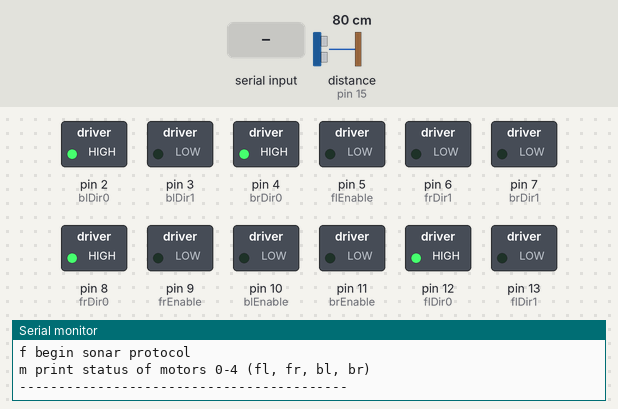
Simulated run of this sketch. Board: Arduino Uno, built with avr-gcc and run on an emulated ATmega328P. On the bench: switched loads named in the sketch (green lamp = pin HIGH), the last lines printed to the serial monitor. The test bench sets the inputs (shaded band); at power-on: distance to the obstacle (sensor on pin 15) 80 cm. The echo pulse lasts 58.3 µs per cm.

Above: at 1.4 s.
1.5 s: "7" received over Serial
At 1.9 s:
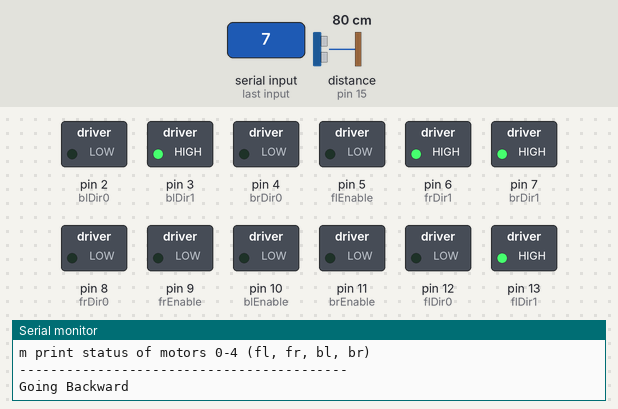
3.0 s: "0" received over Serial
At 4.2 s:
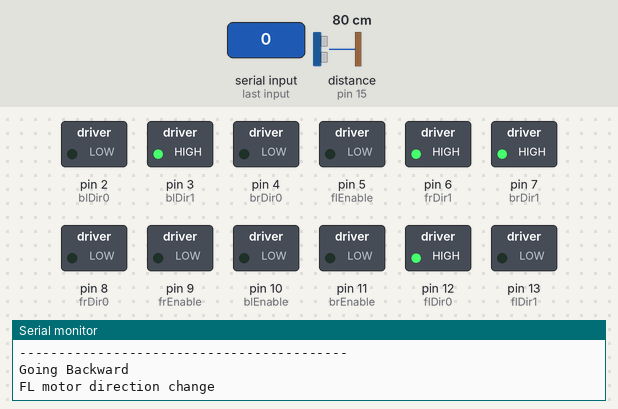
4.5 s: byte 102 ('f') received over Serial
At 5.4 s:
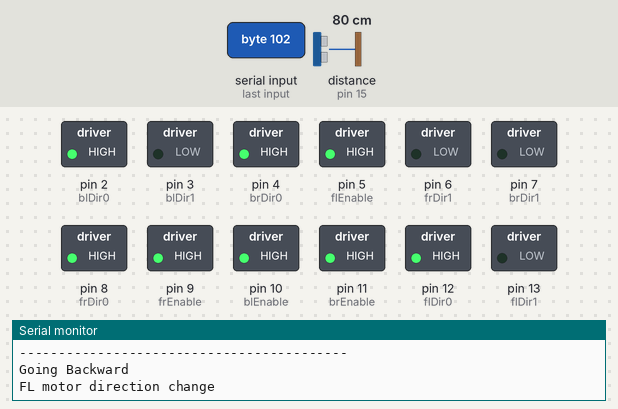
6.0 s: distance to the obstacle (sensor on pin 15) set to 2 cm
At 6.5 s:
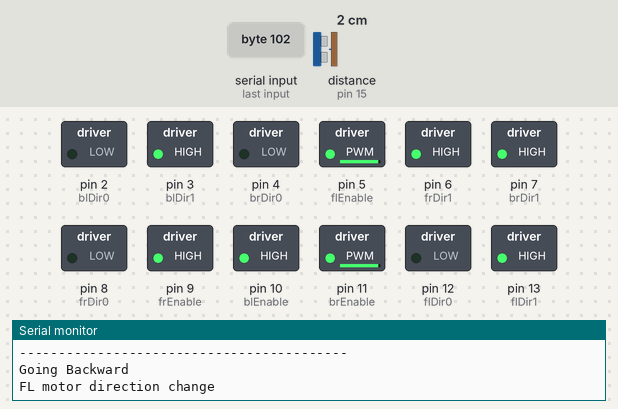
7.5 s: distance to the obstacle (sensor on pin 15) set to 9 cm
At 8.7 s:
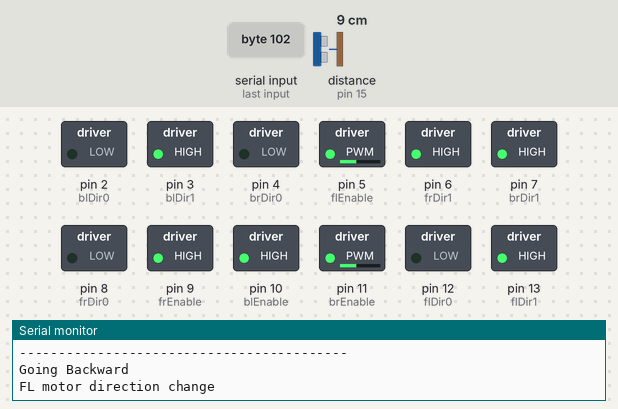
9.0 s: distance to the obstacle (sensor on pin 15) set to 18 cm
At 10.0 s:
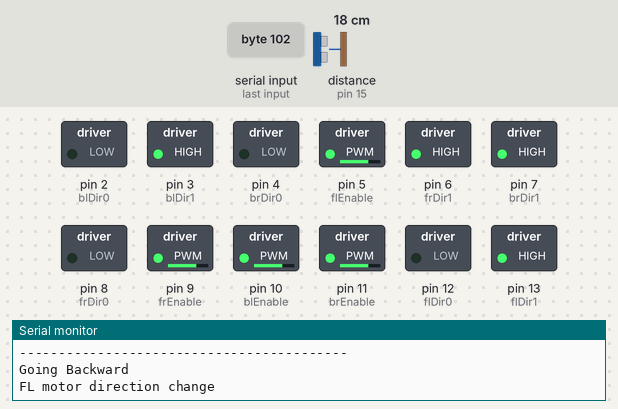
Timing chart, 0 to 11.5 s (numbered marks = the images above; inputs shaded):
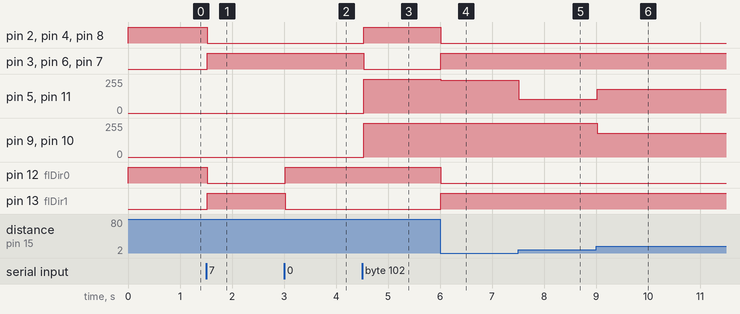

The sketch:

FIRST_PROTOTYPE.ino
```cpp
#include <NewPing.h>
#include <Servo.h>

#define TRIGGER_PIN_0 14
#define ECHO_PIN_0 15
#define MAX_DISTANCE 240

short flEnable = 5, frEnable = 9, blEnable = 10, brEnable = 11;
short flDir0 = 12, flDir1 = 13, frDir0 = 8, frDir1 = 6;
short blDir0 = 2, blDir1 = 3, brDir0 = 4, brDir1 = 7;
byte direction_ = 1, spd = 0;

bool check;

unsigned long dt, previousTime;

NewPing sonar0(TRIGGER_PIN_0, ECHO_PIN_0, MAX_DISTANCE);

void forward(byte motor = -1) {
  switch (motor) {
    case 0:
      digitalWrite(flDir0, HIGH);
      digitalWrite(flDir1, LOW);
      break;
    case 1:
      digitalWrite(frDir0, HIGH);
      digitalWrite(frDir1, LOW);
      break;
    case 2:
      digitalWrite(blDir0, HIGH);
      digitalWrite(blDir1, LOW);
      break;
    case 3:
      digitalWrite(brDir0, HIGH);
      digitalWrite(brDir1, LOW);
      break;
    default:
      digitalWrite(flDir0, HIGH);
      digitalWrite(flDir1, LOW);
      digitalWrite(frDir0, HIGH);
      digitalWrite(frDir1, LOW);
      digitalWrite(blDir0, HIGH);
      digitalWrite(blDir1, LOW);
      digitalWrite(brDir0, HIGH);
      digitalWrite(brDir1, LOW);
  }
}

void backward(byte motor = -1) {
  switch (motor) {
    case 0:
      digitalWrite(flDir0, LOW);
      digitalWrite(flDir1, HIGH);
      break;
    case 1:
      digitalWrite(frDir0, LOW);
      digitalWrite(frDir1, HIGH);
      break;
    case 2:
      digitalWrite(blDir0, LOW);
      digitalWrite(blDir1, HIGH);
      break;
    case 3:
      digitalWrite(brDir0, LOW);
      digitalWrite(brDir1, HIGH);
      break;
    default:
      digitalWrite(flDir0, LOW);
      digitalWrite(flDir1, HIGH);
      digitalWrite(frDir0, LOW);
      digitalWrite(frDir1, HIGH);
      digitalWrite(blDir0, LOW);
      digitalWrite(blDir1, HIGH);
      digitalWrite(brDir0, LOW);
      digitalWrite(brDir1, HIGH);
  }
}
void setup() {
  Serial.begin(9600);

  for (int i = 2; i <= 13; ++i) {
    pinMode(i, OUTPUT);
  }

  forward();

  Serial.println(F("I am alive.. "));
  Serial.println("Going Forward \n");

  Serial.println("---------------Hot Keys------------------");
  Serial.println(F("0-4 change dir indiv. motors --- 7 all reverse --- 9 all forward"));
  Serial.println(F("q power lvl 100 -- z power cut"));
  Serial.println(F("w increase power 10 -- s decrease power 10"));
  Serial.println(F("f begin sonar protocol"));
  Serial.println(F("m print status of motors 0-4 (fl, fr, bl, br)"));
  Serial.println("------------------------------------------");
  Serial.println();

}

void loop() {

  char hi;
  short bob = (sonar0.ping_cm() - 15) * 5;
  if (bob > 255) bob = 255;

  if (Serial.available()) hi = Serial.read();
  else hi = ' ';

  switch (hi) {
    case '9':
      forward();
      Serial.println("Going Forward");
      break;
    case '7':
      backward();
      Serial.println("Going Backward");
      break;
    case '0':
      if(digitalRead(flDir0) == HIGH) backward(0);
      else forward(0);
      Serial.println("FL motor direction change");
      break;
    case '1':
      if(digitalRead(frDir0) == HIGH) backward(1);
      else forward(1);
      Serial.println("FR motor direction change");
      break;
    case '2':
      if(digitalRead(blDir0) == HIGH) backward(2);
      else forward(2);
      Serial.println("BL motor direction change");
      break;
    case '3':
      if(digitalRead(brDir0) == HIGH) backward(3);
      else forward(3);
      Serial.println("BR motor direction change");
      break;
    case 'w':
      if (spd + 10 < 255) spd += 10;
      else spd = 255;
      Serial.print("Speed: ");
      Serial.println(spd);
      break;
    case 's':
      if (spd - 10 > 0) spd -= 10;
      else spd = 0;
      Serial.print("Speed: ");
      Serial.println(spd);
      break;
    case 'q':
      spd = 100;
      Serial.print("Speed: ");
      Serial.println(spd);
      break;
    case 'z':
      spd = 0;
      Serial.print("Speed: ");
      Serial.println(spd);
      break;
    case 'f':
      if (check == false) check = true;
      else check = false;
      break;
    case 'm':
      Serial.print(digitalRead(flDir0));
      Serial.print(", ");
      Serial.print(digitalRead(frDir0));
      Serial.print(", ");
      Serial.print(digitalRead(blDir0));
      Serial.print(", ");
      Serial.println(digitalRead(brDir0));

  }

//---------------------------------------------------------------------------//

  if (check == false) {
    analogWrite(flEnable, spd);
    analogWrite(frEnable, spd);
    analogWrite(blEnable, spd);
    analogWrite(brEnable, spd);
  } else {
    if (sonar0.ping_cm() < 20) {
      backward();
      bob = 240 - bob * 4;
      analogWrite(flEnable, bob);
      analogWrite(frEnable, bob);
      analogWrite(blEnable, bob);
      analogWrite(brEnable, bob);
    } else if (sonar0.ping_cm() > 15) {
      forward();
      analogWrite(flEnable, bob);
      analogWrite(frEnable, bob);
      analogWrite(blEnable, bob);
      analogWrite(brEnable, bob);
    }
    else {
      analogWrite(flEnable, 0);
      analogWrite(frEnable, 0);
      analogWrite(blEnable, 0);
      analogWrite(brEnable, 0);
    }
  }


  dt = micros() - previousTime;
  while (dt < 30000)
    dt = micros() - previousTime;
  previousTime = micros();

}
```

Measured:
- after the input at 1.5 s, pin 2 (blDir0), pin 4 (brDir0), pin 8 (frDir0), pin 12 (flDir0): HIGH → LOW at once; pin 3 (blDir1), pin 6 (frDir1), pin 7 (brDir1), pin 13 (flDir1): LOW → HIGH at once
- after the input at 3.0 s, pin 12 (flDir0): LOW → HIGH at once; pin 13 (flDir1): HIGH → LOW at once
- after the input at 4.5 s, pin 2 (blDir0), pin 4 (brDir0), pin 8 (frDir0): LOW → HIGH at once; pin 3 (blDir1), pin 6 (frDir1), pin 7 (brDir1): HIGH → LOW at once; pin 5 (flEnable), pin 9 (frEnable), pin 10 (blEnable), pin 11 (brEnable): 0/255 → 255/255 at once
- after the input at 6.0 s, pin 2 (blDir0), pin 4 (brDir0), pin 8 (frDir0), pin 12 (flDir0): HIGH → LOW at once; pin 3 (blDir1), pin 6 (frDir1), pin 7 (brDir1), pin 13 (flDir1): LOW → HIGH at once; pin 5 (flEnable), pin 11 (brEnable): 255/255 → 244/255 at once
- after the input at 7.5 s, pin 5 (flEnable), pin 11 (brEnable): 244/255 → 104/255 at once
- after the input at 9.0 s, pin 5 (flEnable), pin 11 (brEnable): 104/255 → 180/255 at once; pin 9 (frEnable), pin 10 (blEnable): 255/255 → 180/255 at once
